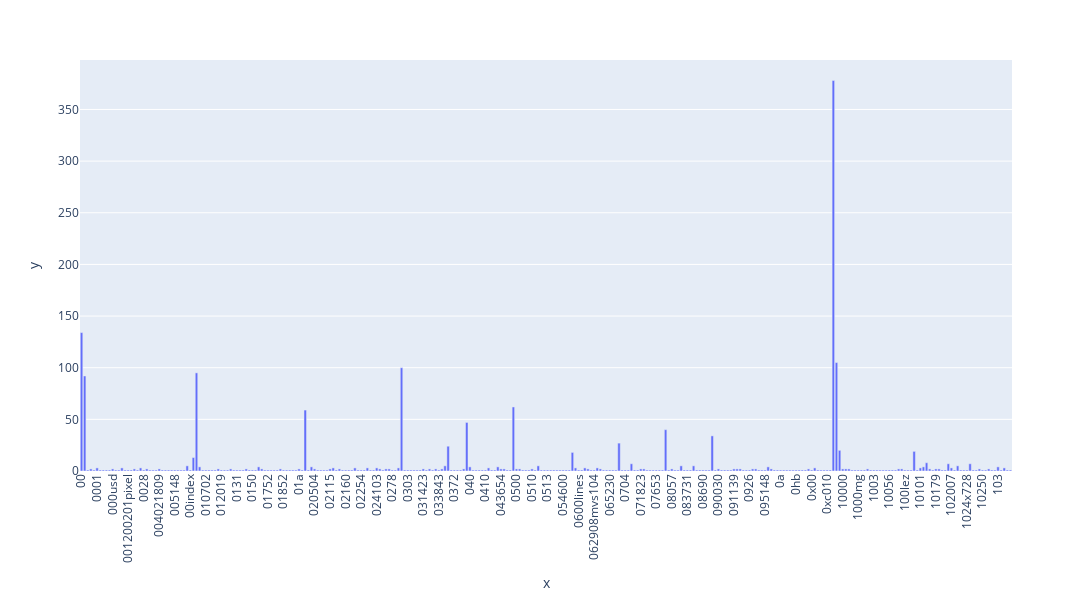

The code cell stored with this chart in its notebook:
### Markdown cell above
### >>> **Exercise 12 (take home):**
If you want a nicer interactive visualization here, I would encourage you try to install and use plotly to achieve this.

### Code cell
# Answer here
import plotly.express as px
import plotly.graph_objects as go

fig = px.bar(
    x=count_vect.get_feature_names_out()[:300],
    y=term_frequencies[:300],

)


fig.update_layout(
    width=1200,
    height=600,
    xaxis_tickangle=-90,
)


fig.show()

### Figure 1 — Plotly figure (JSON) as saved in the notebook; plotly's stock layout.template omitted (floating-point values rounded to 4 significant figures; data arrays with more than 128 entries replaced by an {"elided": "..."} marker saying what was removed)
{"data": [{"hovertemplate": "x=%{x}<br>y=%{y}<extra></extra>", "legendgroup": "", "marker": {"color": "#636efa", "pattern": {"shape": ""}}, "name": "", "orientation": "v", "showlegend": false, "textposition": "auto", "type": "bar", "x": {"elided": "300 str values"}, "xaxis": "x", "y": {"elided": "300 int values"}, "yaxis": "y"}], "layout": {"barmode": "relative", "height": 600, "legend": {"tracegroupgap": 0}, "margin": {"t": 60}, "width": 1200, "xaxis": {"anchor": "y", "domain": [0, 1], "tickangle": -90, "title": {"text": "x"}}, "yaxis": {"anchor": "x", "domain": [0, 1], "title": {"text": "y"}}}}
